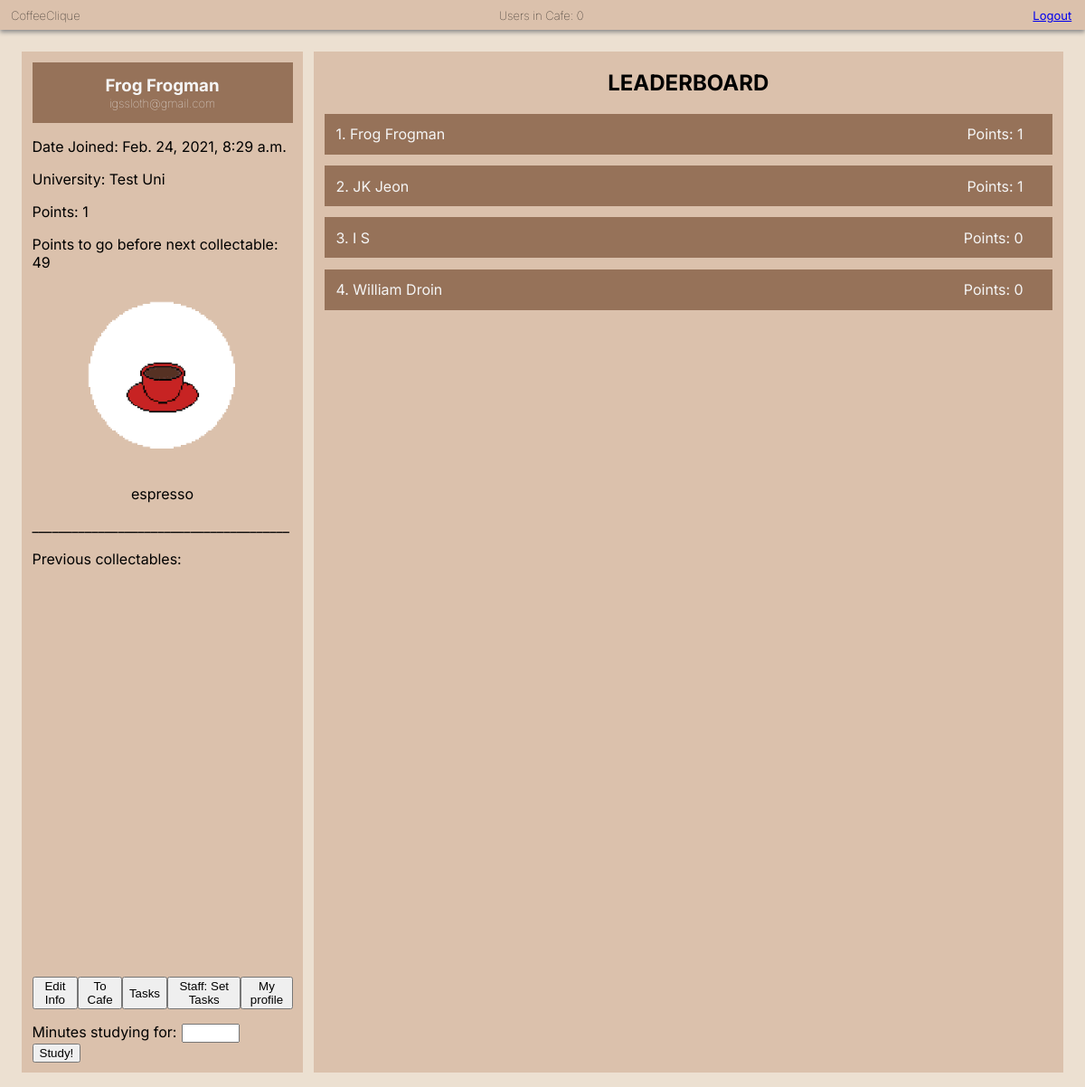
/dashboard (signed in), run on an earlier commit of the app's database.
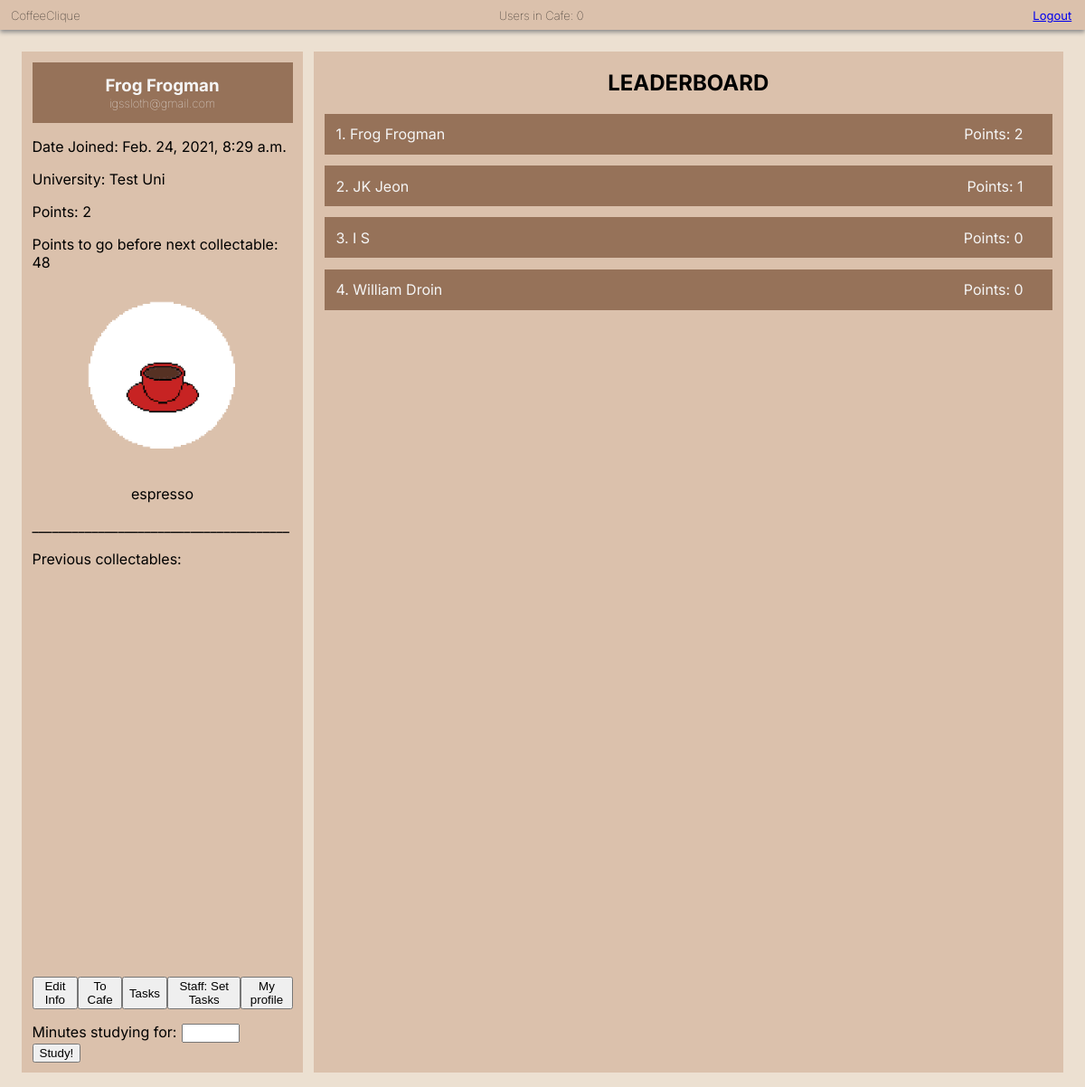
And on a later commit of the database.
### app/models.py (models this page shows, shortened)
class CoffeeUser(AbstractBaseUser):
    AVAILABLE_UNIS = (
        ("University of Exeter", "University of Exeter"),
        ("Test uni", "Test uni")
    )
    email = models.EmailField(verbose_name="email", unique=True)
    date_joined = models.DateTimeField(verbose_name="date_joined",
                                       auto_now_add=True)
    last_login = models.DateTimeField(verbose_name="last_login", auto_now=True)
    is_admin = models.BooleanField(default=False)
    is_active = models.BooleanField(default=True)
    is_staff = models.BooleanField(default=False)
    is_superuser = models.BooleanField(default=False)
    first_name = models.CharField(max_length=50)
    last_name = models.CharField(max_length=50)
    university = models.CharField(max_length=50, choices=AVAILABLE_UNIS)
    year = models.PositiveIntegerField(null=True, blank=True)
    course = models.CharField(max_length=50, blank=True)
    cafe_table_ids = models.ManyToManyField(CafeTable, blank=True)
    points = models.PositiveIntegerField(default=0)
    studying_until = models.DateTimeField(null=True, blank=True)
    share_tables = models.BooleanField(default=True)
    facebook = models.CharField(max_length=255, null=True, blank=True)
    twitter = models.CharField(max_length=255, null=True, blank=True)
    instagram = models.CharField(max_length=255, null=True, blank=True)
    USERNAME_FIELD = "email"  # users log in using their email
    REQUIRED_FIELDS = ["first_name", "last_name", "university", "is_staff"]
    objects = CoffeeUserManager()

### app/views.py (the view, shortened to what this page needs)
# urls.py: path('dashboard', views.dashboard, name='dashboard'),
@login_required(login_url='/')
def dashboard(request):
    user = request.user
    users = CoffeeUser.objects.all()
    sorted_users = sorted(users, key=attrgetter("points"), reverse=True)
    if len(sorted_users) > 10:
        sorted_users = sorted_users[:9]
    current_user_points = user.points
    pointsLevel = check_points_treshold(current_user_points)
    link_img = list_coffee_link[int(pointsLevel)]
    name_coffee = list_coffee_name[int(pointsLevel)]
    previous_collectables = []
    index_list = 0
    while (index_list < int(pointsLevel)):
        previous_collectables.append(list_coffee_link[index_list])
        index_list += 1
    points_to_go_next_collectable = int(how_much_to_go(pointsLevel))
    if user.studying_until:
        if user.studying_until <= datetime.datetime.now():
            user.studying_until = None
            user.save()
            studying = False
        else:
            studying = True
    else:
        studying = False
    context = {
        'firstName': user.first_name,
        'lastName': user.last_name,
        'email': user.email,
        'university': user.get_university_display(),
        'dateJoined': user.date_joined,
        'points': user.points,
        'users': sorted_users,
        'collectable': link_img,
        'pointsToGo': points_to_go_next_collectable,
        'nameCollectable': name_coffee,
        'previousCollectables': previous_collectables,
        'listOfCoffeeLink': list_coffee_link,
        'num_users': get_number_current_users(),
        'break_form': StudyBreaksForm(),
        'studying': studying,
        'pk': user.pk,
    }
    return render(request, "dashboard.html", context)

### app/forms.py
class StudyBreaksForm(forms.Form):
    minutes_studying_for = forms.IntegerField(min_value=5, max_value=300)

### app/small_scripts_def.py (called while the page is built)
def check_points_treshold(total_points):
    level = total_points/50
    if (level >= 9):
        return 9
    else:
        return level

def how_much_to_go(current_level):
    if (current_level<9):
        int_value = int(current_level)
        to_go_level = (int_value+1) - current_level
        to_go_points = to_go_level*50
        return to_go_points
    else:
        return 0

### app/views.py (called while the page is built)
def get_number_current_users():
    active_sessions = Session.objects.filter(expire_date__gte=timezone.now())
    active = 0
    for session in active_sessions:
        data = session.get_decoded()
        if data != {}:
            active += 1
    return active

### app/templates/dashboard.html (shortened to what this page needs)
<!DOCTYPE html>
<html lang="en">
<head>
  {% load static %}
  <link rel="stylesheet" type="text/css" href="{% static 'css/basic.css' %}"></link>
  <link rel="stylesheet" type="text/css" href="{% static 'css/dashboard.css' %}"></link>
</head>
<body>
  <div class="top_bar">
    <h6 class="app_name">CoffeeClique</h6>
    <h6 class="user_count">Users in Cafe: {{ num_users }}</h6>
    <a class="logout" href="{% url 'logout' %}">Logout</a>
  </div>
  <div class="main">
    <div class="user_info">
      <div class="person">
        <h3 class="name"> {{ firstName }} {{ lastName }} </h3>
        <p class="email"> {{ email }} </p>
      </div>
      <p> Date Joined:
        {{ dateJoined }} </p>
      <p class="uni"> University: {{ university }} </p>
      <p> Points: {{ points }} </p>
      <p> Points to go before next collectable: {{ pointsToGo }} </p>
      <div class="Collectable">
        <p style=" text-align: center ">
        <img src='{% static collectable %}' style="width: 200px; height: auto">
      </p>
        <p style=" text-align: center "> {{nameCollectable}} </p>
      </div>
      <p> _______________________________________ </p>
      <p> Previous collectables: </p>
      <div class="grid_collectables">
      </div>
      <div class="buttons">
        <button onclick="document.location='dashboard/edit_info'" id="edit_info">Edit Info</button>
        <button onclick="document.location='table_view'" id="table_view">To Cafe</button>
        <button onclick="document.location='view_tasks'" id="view_tasks">Tasks</button>
        <button onclick="document.location='set_tasks'" id="set_tasks">Staff: Set Tasks</button>
        <button onclick="document.location='profile_page/{{ pk }}'" id="profile_page">My profile</button>
      </div>
      <div class="set_study_break">
        {% if studying == False %}
        <form method="post">
          {{ break_form }}<button type="submit"> Study! </button>
        </form>
        {% endif %}
      </div>
    </div>
    <div class="leaderboard">
      <h2 class="board_title">LEADERBOARD</h2>
    {% for student in users %}
      <li>{{ forloop.counter }}. <div class="student">{{ student.first_name }} {{ student.last_name }}</div> <div class="points">Points: {{ student.points }}</div></li>
    {% endfor %}
    </div>
</div>
</body>
</html>

What changed in the data, as far as the page shows it:
changed CoffeeUser "Frog": points "1" → "2"
Also different on the page:
{{ points }}: "1" → "2"
{{ pointsToGo }}: "49" → "48"
